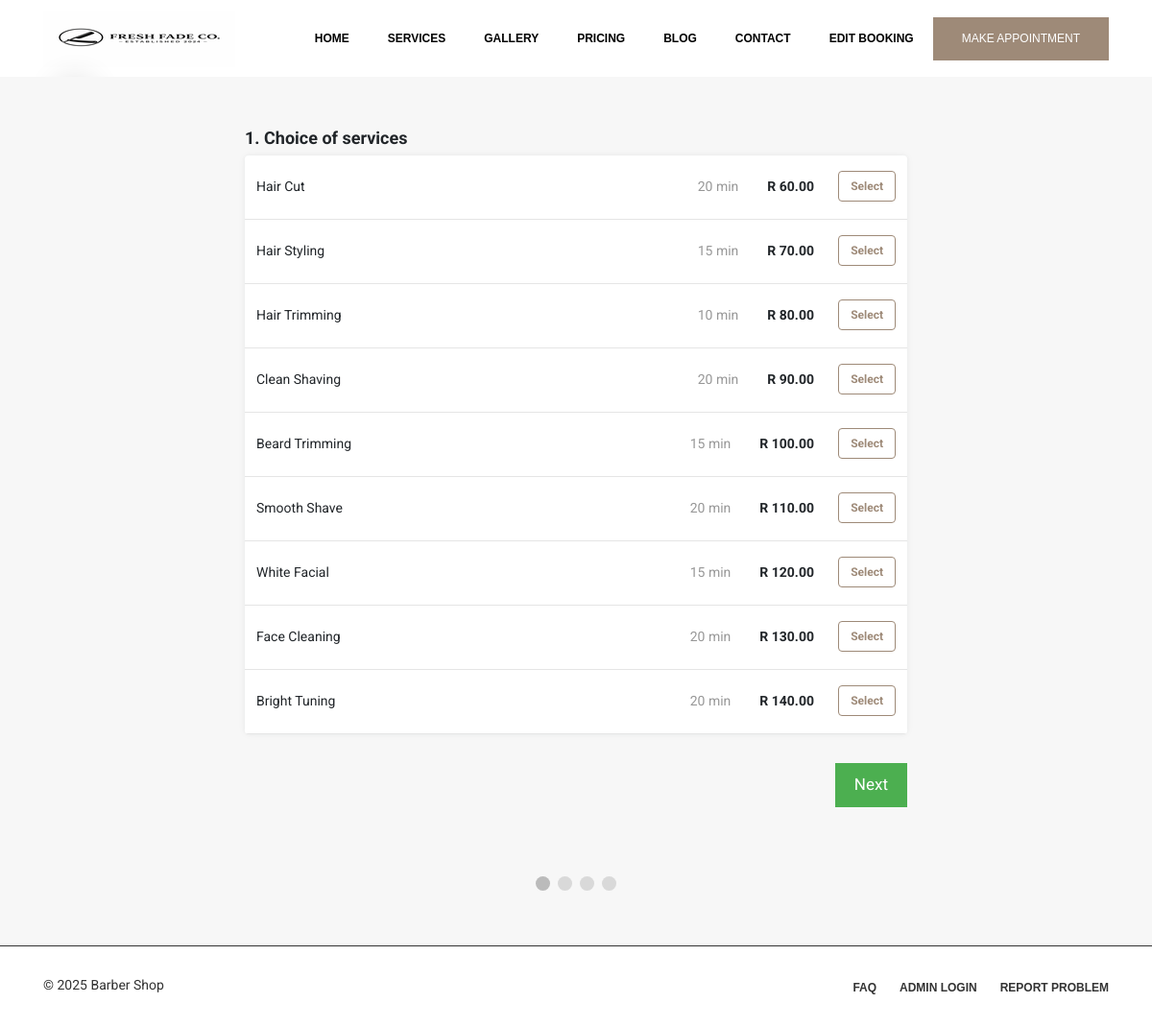
/appointment.php, run on the app's committed database.
### tables this page shows
CREATE TABLE `services` (
  `service_id` int(5) NOT NULL,
  `service_name` varchar(50) NOT NULL,
  `service_description` varchar(255) NOT NULL,
  `service_price` decimal(6,2) NOT NULL,
  `service_duration` int(5) NOT NULL,
  `category_id` int(2) NOT NULL
);

### appointment.php (the view, shortened to what this page needs)
<?php
include "connect.php";
include "Includes/templates/header.php";
include "Includes/templates/navbar.php";
?>
<link rel="stylesheet" href="Design/css/appointment-page-style.css">
<section class="booking_section">
    <div class="container">
        <form method="post" id="appointment_form" action="appointment.php">
            <div class="select_services_div tab_reservation" id="services_tab">
                <div class="text_header"><span>1. Choice of services</span></div>
                <div class="items_tab">
                    <?php
                    $stmt = $con->prepare("Select * from services");
                    $stmt->execute();
                    $rows = $stmt->fetchAll();
                    foreach($rows as $row){
                        echo "<div class='itemListElement'>";
                        echo "<div class='item_details'>";
                        echo "<div>".$row['service_name']."</div>";
                        echo "<div class='item_select_part'>";
                        echo "<span class='service_duration_field'>".$row['service_duration']." min</span>";
                        echo "<div class='service_price_field'><span style='font-weight: bold;'>R ".number_format($row['service_price'], 2)."</span></div>";
                        ?>
                        <div class="select_item_bttn">
                            <div class="btn-group-toggle" data-toggle="buttons">
                                <label class="service_label item_label btn btn-secondary">
                                    <input type="checkbox" name="selected_services[]" value="<?php echo $row['service_id'] ?>" autocomplete="off">Select
                                </label>
                            </div>
                        </div>
                        <?php
                        echo "</div></div></div>";
                    }
                    ?>
                </div>
            </div>
            <div style="overflow:auto;padding: 30px 0px;">
                <div style="float:right;">
                    <button type="button" id="nextBtn" class="next_prev_buttons" onclick="nextPrev(1)">Next</button>
                </div>
            </div>
            <div style="text-align:center;margin-top:40px;">
                <span class="step"></span>
                <span class="step"></span>
                <span class="step"></span>
                <span class="step"></span>
            </div>
        </form>
    </div>
</section>
<?php include "Includes/templates/footer.php"; ?>

### Design/css/main.css (style rules this page uses)
html { scroll-behavior: smooth; }
body { font-size: 16px; background-color: #faf9f5; font-family: 'Roboto', sans-serif; }

### Design/css/appointment-page-style.css (style rules this page uses)
body { background: #f7f7f7; }
.text_header { margin-bottom: 5px; font-size: 18px; font-weight: bold; line-height: 1.5; margin-top: 22px; }
.booking_section { max-width: 720px; margin: 50px auto; }
.items_tab { border-radius: 4px; background-color: white; overflow: hidden; box-shadow: 0 0 5px 0 rgba(60, 66, 87, 0.04), 0 0 10px 0 rgba(0, 0, 0, 0.04); }
.itemListElement { font-size: 14px; line-height: 1.29; border-bottom: solid 1px #e5e5e5; cursor: pointer; padding: 16px 12px 18px 12px; }
.item_details { width: auto; display: -webkit-box; display: -moz-box; display: -ms-flexbox; display: -webkit-flex; display: flex; flex-direction: row; justify-content: space-between; align-items: center; -webkit-box-orient: horizontal; -webkit-box-direction: normal; -webkit-flex-direction: row; -webkit-box-pack: justify; -webkit-justify-content: space-between; -webkit-box-align: center; -webkit-align-items: center; }
.item_label { color: #9e8a78; border-color: #9e8a78; background: white; font-size: 12px; font-weight: 700; }
.item_select_part { display: flex; -webkit-box-pack: justify; justify-content: space-between; -webkit-box-align: center; align-items: center; flex-shrink: 0; }
.select_item_bttn { width: 55px; display: flex; margin-left: 30px; -webkit-box-pack: end; justify-content: flex-end; }
.service_duration_field { text-align: right; min-width: 60px; width: auto; color: rgb(151, 151, 151); line-height: 1.29; font-size: 14px; }
.service_price_field { width: auto; display: flex; margin-left: 30px; -webkit-box-align: baseline; align-items: baseline; }
.step { height: 15px; width: 15px; margin: 0 2px; background-color: #bbbbbb; border: none; border-radius: 50%; display: inline-block; opacity: 0.5; }
.step.active { opacity: 1; }
.next_prev_buttons { background-color: #4CAF50; color: #ffffff; border: none; padding: 10px 20px; font-size: 17px; cursor: pointer; }
.tab_reservation { display: none; }

### data on the page
services: service_name "Hair Cut", service_duration "20", service_price "60.00"
services: service_name "Hair Styling", service_duration "15", service_price "70.00"
services: service_name "Hair Trimming", service_duration "10", service_price "80.00"
services: service_name "Clean Shaving", service_duration "20", service_price "90.00"
services: service_name "Beard Trimming", service_duration "15", service_price "100.00"
services: service_name "Smooth Shave", service_duration "20", service_price "110.00"
services: service_name "White Facial", service_duration "15", service_price "120.00"
services: service_name "Face Cleaning", service_duration "20", service_price "130.00"
services: service_name "Bright Tuning", service_duration "20", service_price "140.00"
